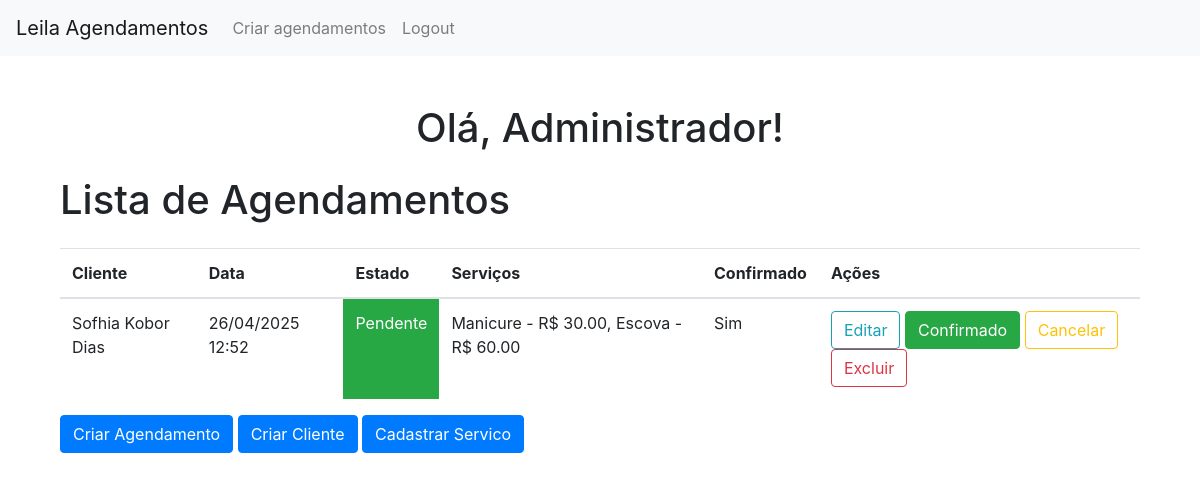
The app's page / (signed in), older data.
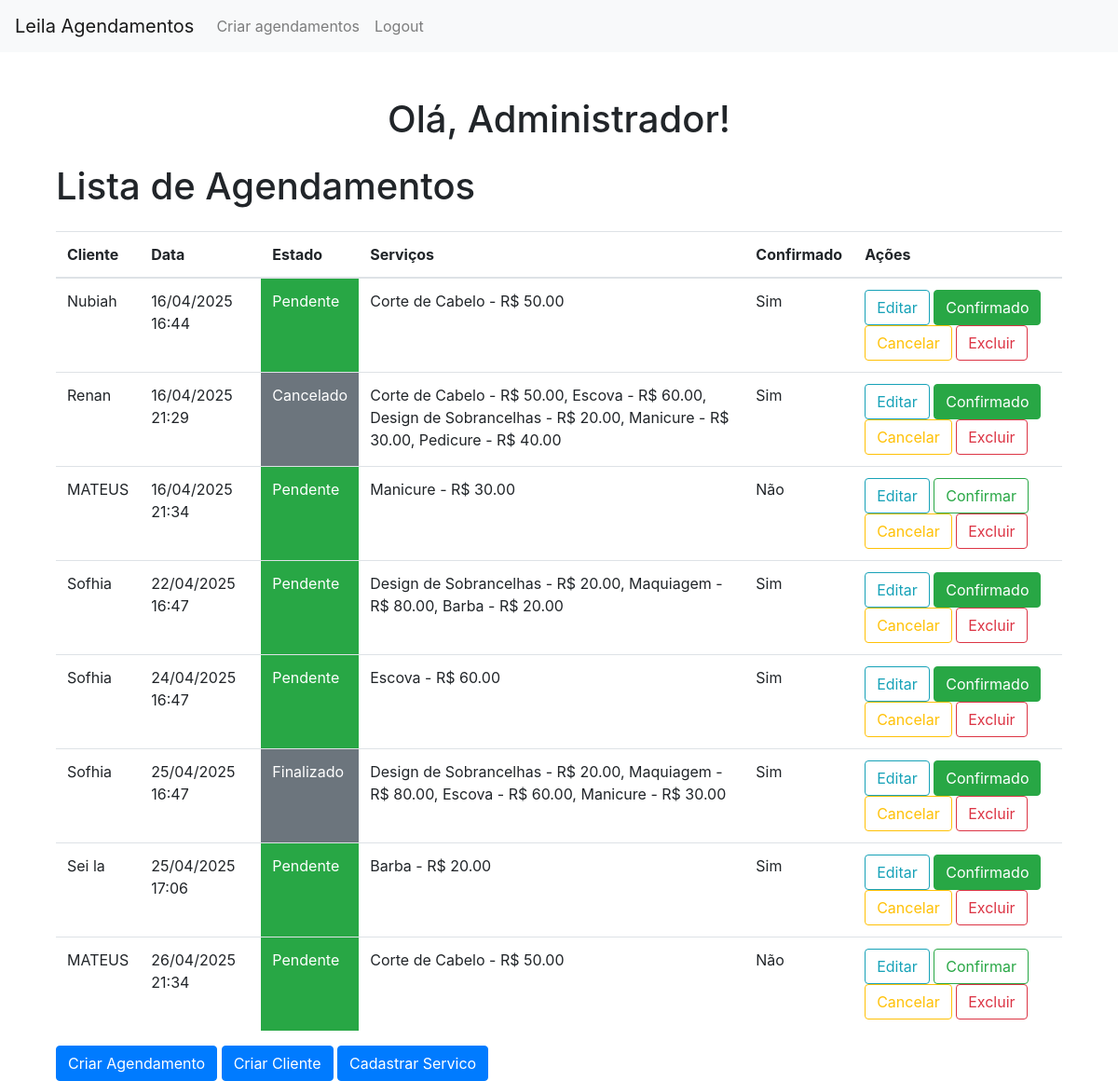
The same page, newer data.
### models.py (models this page shows)
class Agendamentos(db.Model):
    __tablename__ = 'agendamentos'
    id = db.Column(db.Integer, primary_key=True)
    clienteId = db.Column(db.Integer, db.ForeignKey('cliente.id'), nullable=False)
    data = db.Column(db.DateTime, nullable=False)
    estado = db.Column(db.Enum(Estado), default=Estado.pendente, nullable=False)
    cliente = db.relationship('Cliente', backref='agendamentos')
    is_confirmed = db.Column(db.Boolean, default=False)

class Cliente(UserMixin, db.Model):
    __tablename__ = 'cliente'
    id = db.Column(db.Integer, primary_key=True)
    nome = db.Column(db.String(80), nullable=False)
    email = db.Column(db.String(120), unique=True, nullable=False)
    telefone = db.Column(db.String(20), nullable=False)
    senha = db.Column(db.String(120), nullable=False)
    is_admin = db.Column(db.Boolean, default=False)  # Campo para identificar administradores

class Servico(db.Model):
    id = db.Column(db.Integer, primary_key=True)
    nome = db.Column(db.String(100), nullable=False)
    preco = db.Column(db.Float, nullable=False)
    descricao = db.Column(db.Text)

### app.py (the view, shortened to what this page needs)
@app.route('/') # rota home
def home():
    if current_user.is_authenticated: # se logado
        if current_user.is_admin: # se admin
            agendamentos = Agendamentos.query.order_by(Agendamentos.data.asc()) # pega todos os agendamentos
            return render_template('index.html', agendamentos=agendamentos, semanas_com_multiplos={})
    return render_template('index.html', agendamentos=[], semanas_com_multiplos={})

### app.py (called while the page is built)
@lm.user_loader # decorador para carregar user
def load_user(id): # pega o id para carregar user
    cliente = db.session.query(Cliente).filter_by(id=id).first()
    return cliente

### templates/index.html (shortened to what this page needs)
{% extends 'header.html' %}
{% block content %}
<div class="container mt-5">
    {% if current_user.is_authenticated %}
        <h1 class="text-center mb-4">Olá, {{ current_user.nome }}!</h1>
        {% if current_user.is_admin %}
        <h1 class="mb-4">Lista de Agendamentos</h1>
        {% if agendamentos %}
            <table class="table">
                <thead>
                    <tr>
                        <th>Cliente</th>
                        <th>Data</th>
                        <th>Estado</th>
                        <th>Serviços</th>
                        <th>Confirmado</th>
                        <th>Ações</th>
                    </tr>
                </thead>
                <tbody>
                    {% for agendamento in agendamentos %}
                    <tr>
                        <td>{{ agendamento.cliente.nome }}</td>
                        <td>{{ agendamento.data.strftime('%d/%m/%Y %H:%M') }}</td>
                        {% if agendamento.estado.value == 'pendente' %}
                        <td class="bg-success text-white">
                            {{ agendamento.estado.value | capitalize }}
                        </td>
                        {% else %}
                        <td class="bg-secondary text-white">
                            {{ agendamento.estado.value | capitalize }}
                        </td>
                        {% endif %}
                        <td>
                            {% for servico in agendamento.servicos %}
                                {{ servico.nome }} - R$ {{ "%.2f"|format(servico.preco) }}{% if not loop.last %}, {% endif %}
                            {% endfor %}
                        </td>
                        <td>
                            {% if agendamento.is_confirmed %}
                            <p>Sim</p>
                            {% else %}
                            <p>Não</p>
                            {% endif %}
                        </td>
                        <td>
                            <a href="{{ url_for('editarAgendamento', id=agendamento.id) }}" class="btn btn-outline-info">Editar</a>
                            {% if agendamento.is_confirmed %}
                            <a href="#" class="btn btn-success">Confirmado</a>
                            {% else %}
                            <a href="{{ url_for('confirmarAgendamento', id=agendamento.id) }}" class="btn btn-outline-success">Confirmar</a>
                            {% endif %}
                            <a href="{{ url_for('cancelarAgendamento', id=agendamento.id) }}" class="btn btn-outline-warning">Cancelar</a>
                            <a href="{{ url_for('excluirAgendamento', id=agendamento.id) }}" class="btn btn-outline-danger">Excluir</a>
                        </td>
                    </tr>
                    {% endfor %}
                </tbody>
            </table>
        {% else %}
            <div class="alert alert-warning">Nenhum agendamento encontrado.</div>
        {% endif %}
        {% endif %}
                <a href="{{ url_for('agendamentos') }}" class="btn btn-primary">Criar Agendamento</a>
            {% if current_user.is_admin %}
                <a href="{{ url_for('cadastrarCliente') }}" class="btn btn-primary">Criar Cliente</a>
                <a href="{{ url_for('servicos') }}" class="btn btn-primary">Cadastrar Servico</a>
            {% endif %}
    {% endif %}
</div>
{% endblock %}

Row changes from the older to the newer data that the page shows:
changed Agendamentos: cliente.nome "Sofhia Kobor Dias" → "Nubiah"; data "26/04/2025 12:52" → "16/04/2025 16:44"; loses Servico (nome "Manicure", preco "30.00"); loses Servico (nome "Escova", preco "60.00")
now on this page (row unchanged): Servico: nome "Corte de Cabelo", preco "50.00"
added Agendamentos: cliente.nome "Renan", data "16/04/2025 21:29", estado.value "Cancelado", is_confirmed "Sim", Servico (nome "Escova", preco "60.00"), Servico (nome "Manicure", preco "30.00")
now on this page (row unchanged): Servico: nome "Design de Sobrancelhas", preco "20.00"
now on this page (row unchanged): Servico: nome "Pedicure", preco "40.00", shown under "Renan"
added Agendamentos: cliente.nome "MATEUS", data "16/04/2025 21:34", estado.value "Pendente", is_confirmed "Não", Servico (nome "Manicure", preco "30.00")
added Agendamentos: cliente.nome "Sofhia", data "22/04/2025 16:47", estado.value "Pendente", is_confirmed "Sim"
now on this page (row unchanged): Servico: nome "Maquiagem", preco "80.00"
added Servico: nome "Barba", preco "20.00"
added Agendamentos: cliente.nome "Sofhia", data "24/04/2025 16:47", estado.value "Pendente", is_confirmed "Sim", Servico (nome "Escova", preco "60.00")
added Agendamentos: cliente.nome "Sofhia", data "25/04/2025 16:47", estado.value "Finalizado", is_confirmed "Sim", Servico (nome "Escova", preco "60.00"), Servico (nome "Manicure", preco "30.00")
added Agendamentos: cliente.nome "Sei la", data "25/04/2025 17:06", estado.value "Pendente", is_confirmed "Sim"
added Agendamentos: cliente.nome "MATEUS", data "26/04/2025 21:34", estado.value "Pendente", is_confirmed "Não"
